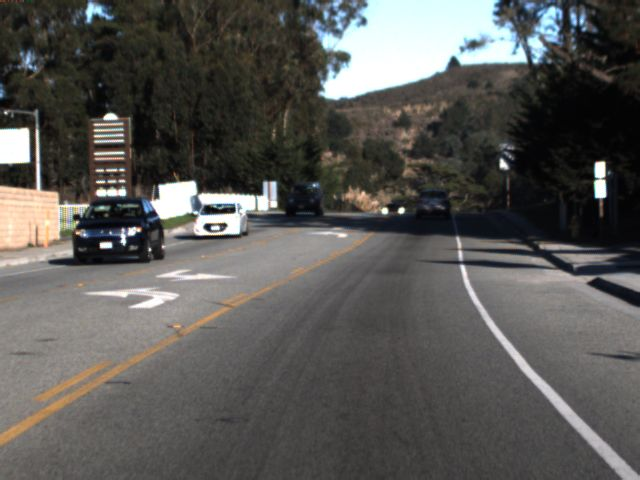
#> input picture Project/Progress/1479425445683329266.jpg, 640 x 480 px
$ jupyter execute CannyEdgeDet.ipynb
#> lines starting #> are read from the running program, lines starting #| are printed output that depends on the picture; after the words box and inside, x2 and y2 are one past the last pixel; in counts of white or black regions, pixels touching at a corner belong together
# Canny Edge Detection

## Import the needed libraries

[cell 1]
import cv2
import numpy as np
import os
import glob
from matplotlib import pyplot as plt
from PIL import Image

## Read the image

[cell 2]
new_img = 0
img_data = []
img = cv2.imread("1479425445683329266.jpg",0)
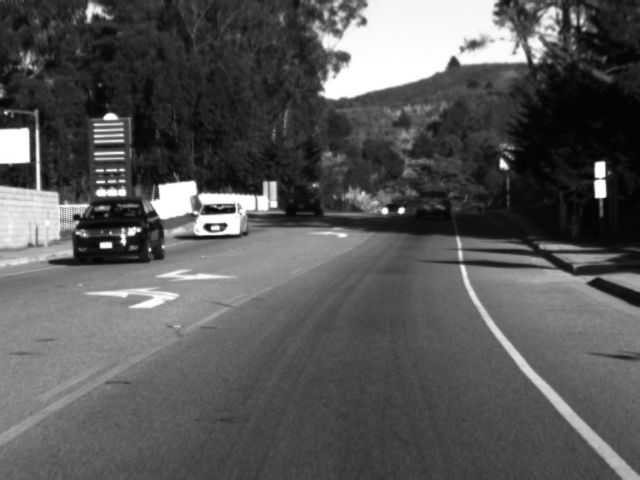
#> img: shape (480, 640); min 0, max 255, mean 87.6
plt.imshow(img,cmap="gray")
plt.show()

## Apply Canny Edge Detection

[cell 3]
canny = cv2.Canny(img,100,200)
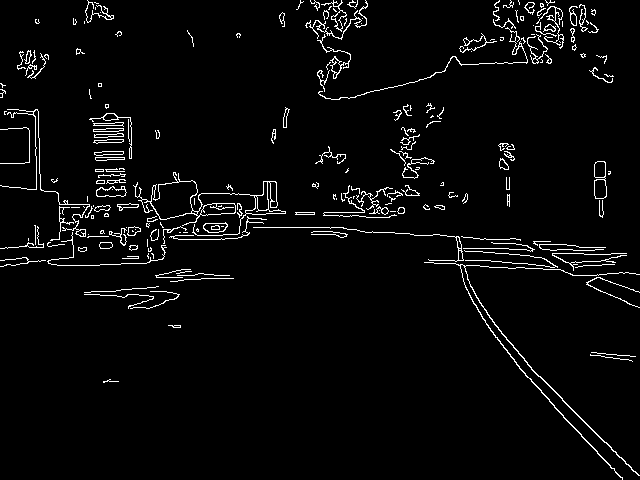
#> canny: shape (480, 640); 3.5% white in thin lines or dots
img_data.append(canny)
plt.imshow(canny,cmap="gray")
plt.show()

## Crop the Image

[cell 4]
crop_img = canny[150:, :]
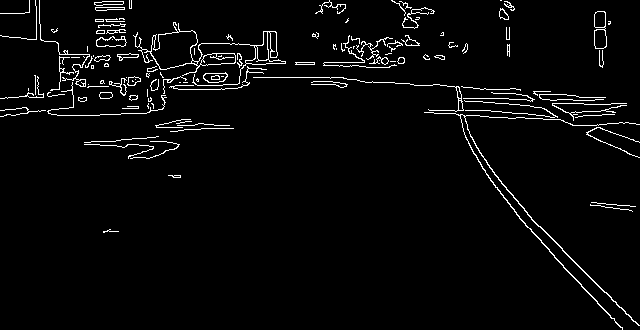
#> crop_img: shape (330, 640); 3.4% white in thin lines or dots
for i in range(330):
    for j in range(640):
        if crop_img[i][j] < 75:
            crop_img[i][j] = 0
plt.imshow(crop_img,cmap="gray")
plt.show()

$ run again, with Project/Progress/1479425452934601849.jpg copied over Project/Progress/1479425445683329266.jpg
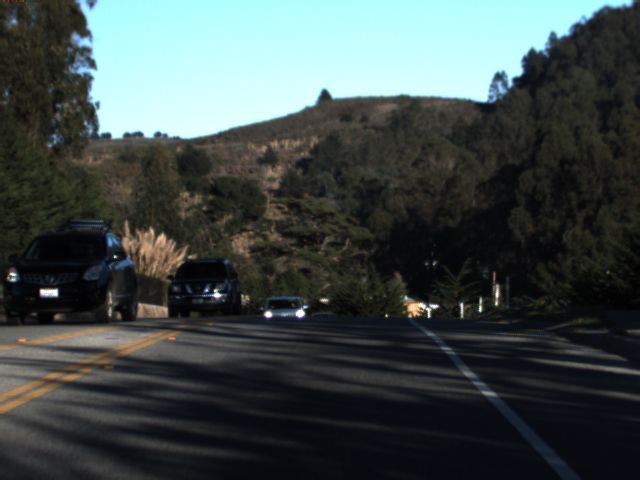
#> input picture Project/Progress/1479425452934601849.jpg, 640 x 480 px
#> `canny = cv2.Canny(img,100,200)`:
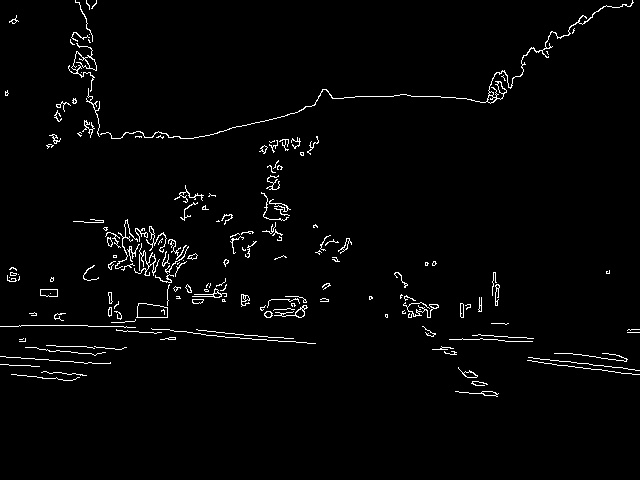
#> canny: shape (480, 640); 2.2% white in thin lines or dots, all inside (x1, y1, x2, y2) = (0, 0, 640, 397)
#> `crop_img = canny[150:, :]`:
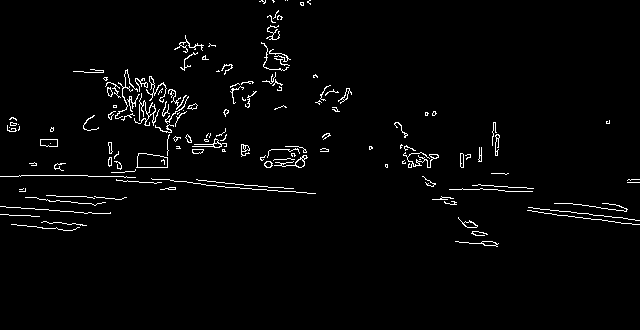
#> crop_img: shape (330, 640); 2.3% white in thin lines or dots, all inside (x1, y1, x2, y2) = (0, 0, 640, 247)
